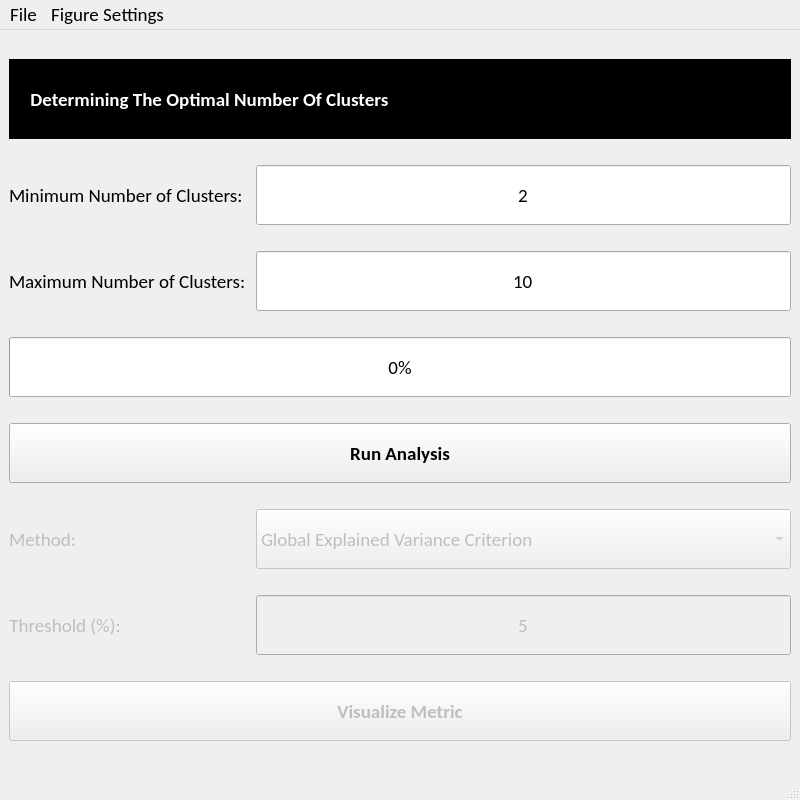
<?xml version="1.0" encoding="UTF-8"?>
<ui version="4.0">
 <class>MainWindow</class>
 <widget class="QMainWindow" name="MainWindow">
  <property name="geometry">
   <rect>
    <x>0</x>
    <y>0</y>
    <width>800</width>
    <height>800</height>
   </rect>
  </property>
  <property name="minimumSize">
   <size>
    <width>800</width>
    <height>800</height>
   </size>
  </property>
  <property name="font">
   <font>
    <family>Calibri</family>
    <pointsize>14</pointsize>
   </font>
  </property>
  <property name="windowTitle">
   <string>MainWindow</string>
  </property>
  <widget class="QWidget" name="centralwidget">
   <layout class="QGridLayout" name="gridLayout_2">
    <item row="2" column="0">
     <widget class="QLabel" name="optimizer_max_label">
      <property name="sizePolicy">
       <sizepolicy hsizetype="Maximum" vsizetype="Preferred">
        <horstretch>0</horstretch>
        <verstretch>0</verstretch>
       </sizepolicy>
      </property>
      <property name="minimumSize">
       <size>
        <width>0</width>
        <height>30</height>
       </size>
      </property>
      <property name="maximumSize">
       <size>
        <width>16777215</width>
        <height>60</height>
       </size>
      </property>
      <property name="font">
       <font>
        <family>Calibri</family>
        <pointsize>14</pointsize>
       </font>
      </property>
      <property name="text">
       <string>Maximum Number of Clusters: </string>
      </property>
     </widget>
    </item>
    <item row="1" column="0">
     <widget class="QLabel" name="optimizer_min_label">
      <property name="sizePolicy">
       <sizepolicy hsizetype="Maximum" vsizetype="Preferred">
        <horstretch>0</horstretch>
        <verstretch>0</verstretch>
       </sizepolicy>
      </property>
      <property name="minimumSize">
       <size>
        <width>0</width>
        <height>30</height>
       </size>
      </property>
      <property name="maximumSize">
       <size>
        <width>16777215</width>
        <height>60</height>
       </size>
      </property>
      <property name="font">
       <font>
        <family>Calibri</family>
        <pointsize>14</pointsize>
       </font>
      </property>
      <property name="text">
       <string>Minimum Number of Clusters: </string>
      </property>
     </widget>
    </item>
    <item row="3" column="0" colspan="2">
     <widget class="QProgressBar" name="optimizer_progressbar">
      <property name="sizePolicy">
       <sizepolicy hsizetype="Expanding" vsizetype="Preferred">
        <horstretch>0</horstretch>
        <verstretch>0</verstretch>
       </sizepolicy>
      </property>
      <property name="minimumSize">
       <size>
        <width>0</width>
        <height>30</height>
       </size>
      </property>
      <property name="maximumSize">
       <size>
        <width>16777215</width>
        <height>60</height>
       </size>
      </property>
      <property name="font">
       <font>
        <family>Calibri</family>
        <pointsize>14</pointsize>
       </font>
      </property>
      <property name="value">
       <number>0</number>
      </property>
     </widget>
    </item>
    <item row="2" column="1">
     <widget class="QLineEdit" name="optimizer_max_input">
      <property name="sizePolicy">
       <sizepolicy hsizetype="Preferred" vsizetype="Preferred">
        <horstretch>0</horstretch>
        <verstretch>0</verstretch>
       </sizepolicy>
      </property>
      <property name="minimumSize">
       <size>
        <width>0</width>
        <height>30</height>
       </size>
      </property>
      <property name="maximumSize">
       <size>
        <width>16777215</width>
        <height>60</height>
       </size>
      </property>
      <property name="font">
       <font>
        <family>Calibri</family>
        <pointsize>14</pointsize>
        <weight>50</weight>
        <bold>false</bold>
       </font>
      </property>
      <property name="text">
       <string>10</string>
      </property>
      <property name="maxLength">
       <number>2</number>
      </property>
      <property name="alignment">
       <set>Qt::AlignCenter</set>
      </property>
     </widget>
    </item>
    <item row="4" column="0" colspan="2">
     <widget class="QPushButton" name="optimizer_button">
      <property name="sizePolicy">
       <sizepolicy hsizetype="Preferred" vsizetype="Preferred">
        <horstretch>0</horstretch>
        <verstretch>0</verstretch>
       </sizepolicy>
      </property>
      <property name="minimumSize">
       <size>
        <width>0</width>
        <height>30</height>
       </size>
      </property>
      <property name="maximumSize">
       <size>
        <width>16777215</width>
        <height>60</height>
       </size>
      </property>
      <property name="font">
       <font>
        <family>Calibri</family>
        <pointsize>14</pointsize>
        <weight>75</weight>
        <bold>true</bold>
       </font>
      </property>
      <property name="cursor">
       <cursorShape>PointingHandCursor</cursorShape>
      </property>
      <property name="text">
       <string>Run Analysis</string>
      </property>
     </widget>
    </item>
    <item row="5" column="0" colspan="2">
     <layout class="QVBoxLayout" name="Figure_Layout"/>
    </item>
    <item row="0" column="0" colspan="2">
     <widget class="QLabel" name="optimizer_top_label">
      <property name="sizePolicy">
       <sizepolicy hsizetype="Preferred" vsizetype="Preferred">
        <horstretch>0</horstretch>
        <verstretch>0</verstretch>
       </sizepolicy>
      </property>
      <property name="minimumSize">
       <size>
        <width>0</width>
        <height>60</height>
       </size>
      </property>
      <property name="maximumSize">
       <size>
        <width>16777215</width>
        <height>80</height>
       </size>
      </property>
      <property name="font">
       <font>
        <family>Calibri</family>
        <pointsize>14</pointsize>
        <weight>75</weight>
        <bold>true</bold>
       </font>
      </property>
      <property name="styleSheet">
       <string notr="true">color: rgb(255, 255, 255);
background-color: rgb(0, 0, 0);</string>
      </property>
      <property name="text">
       <string>     Determining The Optimal Number Of Clusters</string>
      </property>
     </widget>
    </item>
    <item row="1" column="1">
     <widget class="QLineEdit" name="optimizer_min_input">
      <property name="sizePolicy">
       <sizepolicy hsizetype="Preferred" vsizetype="Preferred">
        <horstretch>0</horstretch>
        <verstretch>0</verstretch>
       </sizepolicy>
      </property>
      <property name="minimumSize">
       <size>
        <width>0</width>
        <height>30</height>
       </size>
      </property>
      <property name="maximumSize">
       <size>
        <width>16777215</width>
        <height>60</height>
       </size>
      </property>
      <property name="font">
       <font>
        <family>Calibri</family>
        <pointsize>14</pointsize>
        <weight>50</weight>
        <bold>false</bold>
       </font>
      </property>
      <property name="text">
       <string>2</string>
      </property>
      <property name="maxLength">
       <number>2</number>
      </property>
      <property name="alignment">
       <set>Qt::AlignCenter</set>
      </property>
     </widget>
    </item>
    <item row="7" column="0">
     <widget class="QLabel" name="optimizer_stop_condition_label">
      <property name="enabled">
       <bool>false</bool>
      </property>
      <property name="sizePolicy">
       <sizepolicy hsizetype="Maximum" vsizetype="Preferred">
        <horstretch>0</horstretch>
        <verstretch>0</verstretch>
       </sizepolicy>
      </property>
      <property name="minimumSize">
       <size>
        <width>0</width>
        <height>30</height>
       </size>
      </property>
      <property name="maximumSize">
       <size>
        <width>16777215</width>
        <height>60</height>
       </size>
      </property>
      <property name="font">
       <font>
        <family>Calibri</family>
        <pointsize>14</pointsize>
       </font>
      </property>
      <property name="text">
       <string>Threshold (%):</string>
      </property>
      <property name="alignment">
       <set>Qt::AlignCenter</set>
      </property>
     </widget>
    </item>
    <item row="6" column="0">
     <widget class="QLabel" name="optimizer_method_label">
      <property name="enabled">
       <bool>false</bool>
      </property>
      <property name="sizePolicy">
       <sizepolicy hsizetype="Maximum" vsizetype="Preferred">
        <horstretch>0</horstretch>
        <verstretch>0</verstretch>
       </sizepolicy>
      </property>
      <property name="minimumSize">
       <size>
        <width>0</width>
        <height>30</height>
       </size>
      </property>
      <property name="maximumSize">
       <size>
        <width>16777215</width>
        <height>60</height>
       </size>
      </property>
      <property name="font">
       <font>
        <family>Calibri</family>
        <pointsize>14</pointsize>
       </font>
      </property>
      <property name="text">
       <string>Method:</string>
      </property>
      <property name="alignment">
       <set>Qt::AlignCenter</set>
      </property>
     </widget>
    </item>
    <item row="7" column="1">
     <widget class="QLineEdit" name="optimizer_stopping_threshold_input">
      <property name="enabled">
       <bool>false</bool>
      </property>
      <property name="sizePolicy">
       <sizepolicy hsizetype="Preferred" vsizetype="Preferred">
        <horstretch>0</horstretch>
        <verstretch>0</verstretch>
       </sizepolicy>
      </property>
      <property name="minimumSize">
       <size>
        <width>0</width>
        <height>30</height>
       </size>
      </property>
      <property name="maximumSize">
       <size>
        <width>16777215</width>
        <height>60</height>
       </size>
      </property>
      <property name="font">
       <font>
        <family>Calibri</family>
        <pointsize>14</pointsize>
       </font>
      </property>
      <property name="text">
       <string>5</string>
      </property>
      <property name="alignment">
       <set>Qt::AlignCenter</set>
      </property>
     </widget>
    </item>
    <item row="6" column="1">
     <widget class="QComboBox" name="optimizer_combobox">
      <property name="enabled">
       <bool>false</bool>
      </property>
      <property name="sizePolicy">
       <sizepolicy hsizetype="Preferred" vsizetype="Preferred">
        <horstretch>0</horstretch>
        <verstretch>0</verstretch>
       </sizepolicy>
      </property>
      <property name="minimumSize">
       <size>
        <width>0</width>
        <height>30</height>
       </size>
      </property>
      <property name="maximumSize">
       <size>
        <width>16777215</width>
        <height>60</height>
       </size>
      </property>
      <property name="font">
       <font>
        <family>Calibri</family>
        <pointsize>14</pointsize>
       </font>
      </property>
      <item>
       <property name="text">
        <string>Global Explained Variance Criterion</string>
       </property>
      </item>
      <item>
       <property name="text">
        <string>Davies-Bouldin Criterion</string>
       </property>
      </item>
      <item>
       <property name="text">
        <string>Cross Validation Criterion</string>
       </property>
      </item>
      <item>
       <property name="text">
        <string>Krzanowski-Lai Criterion</string>
       </property>
      </item>
     </widget>
    </item>
    <item row="8" column="0" colspan="2">
     <widget class="QPushButton" name="visualize_button">
      <property name="enabled">
       <bool>false</bool>
      </property>
      <property name="sizePolicy">
       <sizepolicy hsizetype="Preferred" vsizetype="Preferred">
        <horstretch>0</horstretch>
        <verstretch>0</verstretch>
       </sizepolicy>
      </property>
      <property name="minimumSize">
       <size>
        <width>0</width>
        <height>30</height>
       </size>
      </property>
      <property name="maximumSize">
       <size>
        <width>16777215</width>
        <height>60</height>
       </size>
      </property>
      <property name="font">
       <font>
        <family>Calibri</family>
        <pointsize>14</pointsize>
        <weight>75</weight>
        <bold>true</bold>
       </font>
      </property>
      <property name="cursor">
       <cursorShape>PointingHandCursor</cursorShape>
      </property>
      <property name="text">
       <string>Visualize Metric</string>
      </property>
     </widget>
    </item>
   </layout>
  </widget>
  <widget class="QMenuBar" name="menubar">
   <property name="geometry">
    <rect>
     <x>0</x>
     <y>0</y>
     <width>800</width>
     <height>24</height>
    </rect>
   </property>
   <property name="font">
    <font>
     <family>Calibri</family>
     <pointsize>14</pointsize>
    </font>
   </property>
   <widget class="QMenu" name="menuFile">
    <property name="title">
     <string>File</string>
    </property>
    <addaction name="export_figure_image_button"/>
   </widget>
   <widget class="QMenu" name="menuFigure_Settings">
    <property name="font">
     <font>
      <family>Calibri</family>
      <pointsize>12</pointsize>
     </font>
    </property>
    <property name="title">
     <string>Figure Settings</string>
    </property>
    <widget class="QMenu" name="menuFont">
     <property name="font">
      <font>
       <family>Calibri</family>
       <pointsize>12</pointsize>
      </font>
     </property>
     <property name="title">
      <string>Font</string>
     </property>
     <widget class="QMenu" name="menuFont_Family">
      <property name="font">
       <font>
        <family>Calibri</family>
        <pointsize>12</pointsize>
       </font>
      </property>
      <property name="title">
       <string>Font Family</string>
      </property>
      <addaction name="actionArial"/>
      <addaction name="actionCalibri"/>
      <addaction name="actionTimes_New_Roman"/>
     </widget>
     <widget class="QMenu" name="menuFont_Size">
      <property name="title">
       <string>Font Size</string>
      </property>
      <addaction name="actionSmall"/>
      <addaction name="actionMedium"/>
      <addaction name="actionLarge"/>
      <addaction name="actionX_Large"/>
     </widget>
     <addaction name="menuFont_Family"/>
     <addaction name="menuFont_Size"/>
    </widget>
    <addaction name="menuFont"/>
   </widget>
   <addaction name="menuFile"/>
   <addaction name="menuFigure_Settings"/>
  </widget>
  <widget class="QStatusBar" name="statusbar"/>
  <action name="export_figure_image_button">
   <property name="text">
    <string>Export Figure</string>
   </property>
   <property name="font">
    <font>
     <family>Calibri</family>
     <pointsize>12</pointsize>
    </font>
   </property>
  </action>
  <action name="actionArial">
   <property name="checkable">
    <bool>true</bool>
   </property>
   <property name="checked">
    <bool>true</bool>
   </property>
   <property name="text">
    <string>Arial</string>
   </property>
   <property name="font">
    <font>
     <family>Arial</family>
     <pointsize>12</pointsize>
    </font>
   </property>
  </action>
  <action name="actionCalibri">
   <property name="checkable">
    <bool>true</bool>
   </property>
   <property name="text">
    <string>Calibri</string>
   </property>
   <property name="font">
    <font>
     <family>Calibri</family>
     <pointsize>12</pointsize>
    </font>
   </property>
  </action>
  <action name="actionTimes_New_Roman">
   <property name="checkable">
    <bool>true</bool>
   </property>
   <property name="text">
    <string>Times New Roman</string>
   </property>
   <property name="font">
    <font>
     <family>Times New Roman</family>
     <pointsize>12</pointsize>
    </font>
   </property>
  </action>
  <action name="actionSmall">
   <property name="checkable">
    <bool>true</bool>
   </property>
   <property name="text">
    <string>Small</string>
   </property>
   <property name="font">
    <font>
     <family>Calibri</family>
     <pointsize>12</pointsize>
    </font>
   </property>
  </action>
  <action name="actionMedium">
   <property name="checkable">
    <bool>true</bool>
   </property>
   <property name="text">
    <string>Medium</string>
   </property>
   <property name="font">
    <font>
     <family>Calibri</family>
     <pointsize>12</pointsize>
    </font>
   </property>
  </action>
  <action name="actionLarge">
   <property name="checkable">
    <bool>true</bool>
   </property>
   <property name="checked">
    <bool>true</bool>
   </property>
   <property name="text">
    <string>Large</string>
   </property>
   <property name="font">
    <font>
     <family>Calibri</family>
     <pointsize>12</pointsize>
    </font>
   </property>
  </action>
  <action name="actionX_Large">
   <property name="checkable">
    <bool>true</bool>
   </property>
   <property name="text">
    <string>X-Large</string>
   </property>
   <property name="font">
    <font>
     <family>Calibri</family>
     <pointsize>12</pointsize>
    </font>
   </property>
  </action>
 </widget>
 <resources/>
 <connections/>
</ui>
